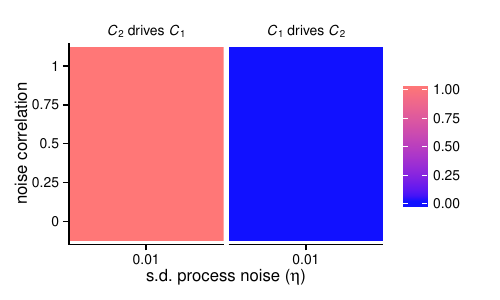

Recreate this plot in R.
#!/usr/bin/env Rscript

### BOILERPLATE TO CHDIR TO THIS SCRIPT'S DIRECTORY ###

get_script_dir <- function()
{
    command_args <- commandArgs(trailingOnly = FALSE)
    file_arg_name <- '--file='
    tools:::file_path_as_absolute(
        dirname(
            sub(file_arg_name, '', command_args[grep(file_arg_name, command_args)])
        )
    )
}

setwd(get_script_dir())

### LIBRARIES ###

library(gridExtra)
library(ggplot2)

### EXTERNAL SOURCE ###

source('../../transform_ccm_output_lagtest_corrproc.R')
source('../../formatting.R')

main <- function()
{
    process_data(
        '../../in/ccm-analyses/100y-monthly-incidence-untransformed-corrproc/different',
        'fig_detect_corrproc_distinct.pdf',
        'frac_neg_rhopos_and_best'
    )
}
    
    
    
process_data <- function(data_dir, plot_filename, test_name)
{
    ccm_summ <- load_ccm_summary_lagtest(data_dir)
    
    effect_labeller <- function(variable, value) {
        ifelse(
            value == 'C0',
            expression(paste(italic(C)[2], ' drives ', italic(C)[1])),
            expression(paste(italic(C)[1], ' drives ', italic(C)[2]))
        )
    }
    
    p <- ggplot(
        data = ccm_summ,
        aes(x = factor(sd_proc), y = factor(corr_proc))
    ) +
        geom_tile(aes_string(fill = test_name)) +
        facet_grid(. ~ effect, labeller=effect_labeller) +
        labs(
            x = expression(paste('s.d. process noise (', italic(eta), ')')),
            y = 'noise correlation',
            fill = 'causal fraction'
        ) +
        heatmap_scale_fill() +
        theme_classic() +
        theme(
            strip.background = element_blank(),
            legend.title = element_blank()
        )
    
    ggsave(plot_filename, p, width=5, height=3)
}

main()
